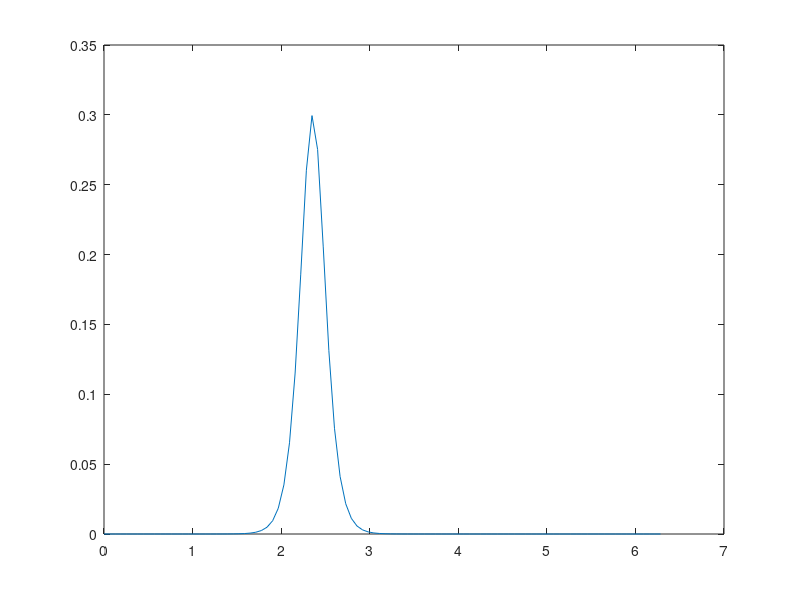
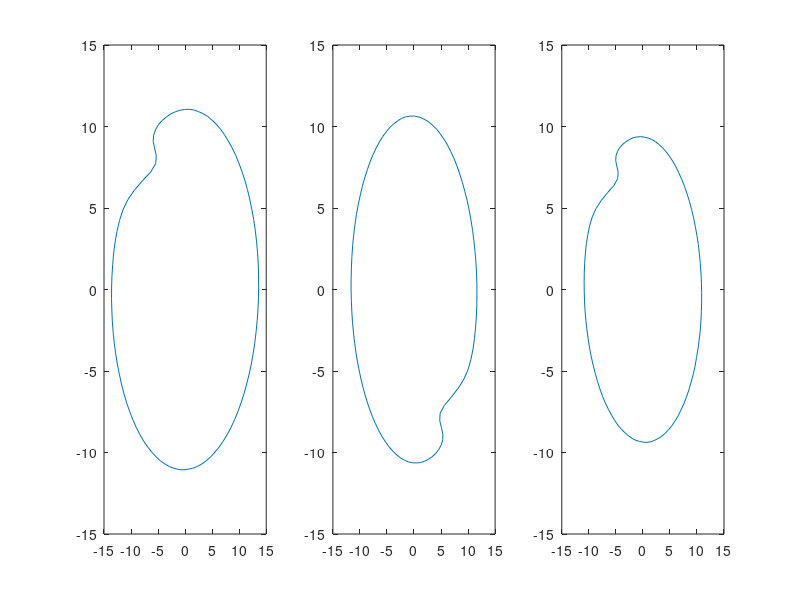

Write the MATLAB code that produced these figures, in order.
% Generate realish looking stalk with synthetic data
%
% Features include 3 segments, upper segments taper, bowed segments,
% full interior, and rotated middle section.
%
% JH 8/8/2018
%
% =================== FROM DR COOK's "synthetic_stalk_sections.m" =====
% parameterized corn stalk cross-section
% Enumerating parameters:
%   - major diameter
%   - minor diameter
%   - notch depth
%   - notch width  <<<<----- THIS NEEDS WORK TO ALLOW FULL CONTROL!!!!!!
%   - amplitude of x-asymmetry
%   - location of x-asymmetry
%   - amplitude of y-asymmetry
%   - location of y-asymmetry
%   - probably should add breadth of x and y asymmetry features.  WHAT IS
%   THIS?

clear
clc

theta = linspace(0,2*pi,100);
nloc = pi;  % notch location?
m = 1; % multiplier

% Data = [1;
%     24;
%     22.53;
%     23.3;
%     21;
%     0;
%     0;
%     41.08];

for i = 1:3
    
    %     % Basic Geometry
    %     min_diam = unifrnd(15,20);
    %     maj_diam = unifrnd(20,25);
    %    % Notch Geometry
    %     ndepth = unifrnd(0.1,0.25);
    %     nwidth = 1;
    


% DEFINE DESIRED GEOMETRY FOR EACH INTERNODE
        if i == 1       % Segments 5-7 (Top)
            min_diam = 22.6;
            maj_diam = 26.84;
            ndepth = 0.023;
            nwidth = 1;
        elseif i == 2
            min_diam = 21.3;
            maj_diam = 23.75;
            ndepth = .168;
            nwidth = 1;
        else
            min_diam = 19.64;
            maj_diam = 21.15;
            ndepth = .303;
            nwidth = 1;
        end
    
    min_diam = min_diam*m/2;
    maj_diam = maj_diam*m/2;
    ndepth = ndepth*m;
    
    
    % x-Asymmetry
    aAmp = unifrnd(-0.05,0.05);
    aSym = unifrnd(-pi,pi);
    
    % Random Noise
    noisex = unifrnd(-0.001,0.001,1,100);
    noisey = unifrnd(-0.001,0.001,1,100);
    
    % playing with ndepth and nwidth to find problems in equation
    nloc = pi;
    ndepth = 0.3;
    nwidth = 0.75;
    
    notch = ndepth./cosh(4*(theta/nwidth-nloc)).^2;
    figure(1)
    plot(theta,notch)
    notch(notch <= 0.001) = 0;
    % Could use the first non-zero point to determine where to start
    % looking for the notch measurement points. Look into the parametric
    % equations of the 
    
    asymmetry = aAmp*sin(theta - aSym);
    
    x = maj_diam*(cos(theta) + noisex + notch + asymmetry);
    
    %if mod(i,2) == 0, x = x*-1; end        % WHAT DOES THIS DO?
    
    % y-Asymmetry
    aAmp = unifrnd(-0.05,0.05);
    aSym = unifrnd(-pi,pi);
    asymmetry = aAmp*sin(theta - aSym);
    
    y = min_diam*(sin(theta) + noisey + asymmetry);
    rindx = unifrnd(0.92,0.94); % IS THIS EVEN USED DOWN THE LINE?
    rindy = unifrnd(0.92,0.94);
    
    X(i,:) = x;
    Y(i,:) = y;
end

%========================================================================
alpha = -(2*pi)*.5;         % must be a negative number for the shift function
% to work properly
% rotation matrix reassignment
new = ([X(2,:)' Y(2,:)']) *([cos(alpha) -sin(alpha); sin(alpha) cos(alpha)]);
Y(2,:) = new(:,2)';
X(2,:) = new(:,1)';


% Shift function
% Reassigns index values to compensate for the rotation
shift = round((-100*alpha)/(2*pi));

X2prime = zeros(1,(length(X) + shift));
X2prime((shift+1):end) = X(2,:);
X2prime(1:shift+1) = X2prime((length(X):end));
X2prime = X2prime(1:length(X));
X(2,:) = X2prime;

Y2prime = zeros(1,(length(Y) + shift));
Y2prime((shift+1):end) = Y(2,:);
Y2prime(1:shift+1) = Y2prime((length(Y):end));
Y2prime = Y2prime(1:length(Y));
Y(2,:) = Y2prime;

r = 15;
% Plot cross sections of stalks
figure(2)
hold on
set(gcf, 'Position', [300, 300, 1000, 350])

subplot(1,3,1)
plot(X(1,:),Y(1,:))
xlim([-r r])
ylim([-r r])

subplot(1,3,2)
plot(X(2,:),Y(2,:))
xlim([-r r])
ylim([-r r])

subplot(1,3,3)
plot(X(3,:),Y(3,:))
xlim([-r r])
ylim([-r r])

Xs(1,:) = X(1,:);
Ys(1,:) = Y(1,:);
Xs(1,100) = Xs(1,1);    % Solve the small gap problem
Ys(1,100) = Ys(1,1);

Xs(2,:) = X(2,:);
Ys(2,:) = Y(2,:);
Xs(2,100) = Xs(2,1);
Ys(2,100) = Ys(2,1);

Xs(3,:) = X(3,:);
Ys(3,:) = Y(3,:);
Xs(3,100) = Xs(3,1);
Ys(3,100) = Ys(3,1);

%use for loop to create multiple versions with different internode lengths
% for q=1:2

% Populate matrices (this method relies on the fact that the X and Y coords
% are centered at the origin)
L = 83*m; % internode length
a = L/40; % multiplier

Z = zeros(60,100);

for i = 1:80       % Generate Z vector
    Z(i,:) = i*a; %3*q instead of 4 if you are varying the lengths
end

% First segment
for i = 1:40
    X(i,:) = (.00000125*(i-20)^4 +.95)*Xs(1,:);
    Y(i,:) = (.00000125*(i-20)^4 +.95)*Ys(1,:);
end

% Second Segment

for i = 41:80
    X(i,:) = (.00000125*(i-60)^4 +.9)*Xs(2,:);
    Y(i,:) = (.00000125*(i-60)^4 +.9)*Ys(2,:);
end

% Make interpolation vectors into matrices
Zinterp = [2.075:0.25:Z(end,1)];
Zq = zeros(length(Zinterp),100);
Xq = zeros(length(Zinterp),100);
Yq = zeros(length(Zinterp),100);

for i = 1:100
    Xinterp = interp1(Z(:,i),X(:,i),Zinterp,'pchip');
    Yinterp = interp1(Z(:,i),Y(:,i),Zinterp,'pchip');
    for j = 1:length(Zinterp)
        Zq(j,i) = Zinterp(j);
        Xq(j,i) = Xinterp(j);
        Yq(j,i) = Yinterp(j);
    end
end


% Zq = [2.075:0.25:Z(end,1)];         % These are all row vectors and the interpolated ones can't be turned into column vectors for some reason
% Xq = interp1(Z(:,1),X(:,1),Zq);
% Yq = interp1(Z(:,1),Y(:,1),Zq);



% figure(3)
% plot3(X,Y,Z)
% xlabel('X');
% ylabel('Y');
% zlabel('Z');
% hold on
% plot3(Xq,Yq,Zq)
% % legend('original data','interpolated data')

%% TRY USING INTERP1 IN A GOOD DATA STRUCTURE TO INTERPOLATE ALL THE 3D DATA POINTS

% % Third Segment
% 
% for i = 81:120
%     X(i,:) = (.00000125*(i-100)^4 +.85)*Xs(3,:);
%     Y(i,:) = (.00000125*(i-100)^4 +.85)*Ys(3,:);
% end

% % This block is necessary because of the nature of the STL writer.
% % In the stitching process, it will make triangle connections from one
% % index to the other.  The first 60 indices are responsible for the
% % exterior where the generator works upwards.  The next 60 indices must
% % work from 'top to bottom'
% flipper = flip(Z);
% Z(61:120,:) = flipper;
% 
% X(61:120,:) = zeros;
% flipper = flip(X(1:60,:));
% X(61:120,:) = .8*flipper;
% 
% Y(61:120,:) = zeros;
% flipper = flip(Y(1:60,:));
% Y(61:120,:) = .8*flipper;
% 
% Z(121,:) = 4;
% X(121,:) = X(1,:);
% Y(121,:) = Y(1,:);

% also note the necessity of duplicate points to finish the stitching






% surf2stl_V1('stalk.stl',X,Y,Z)

% surf2stl_V1('stalkinterp.stl',Xq,Yq,Zq)








%     %writes the STL
%     if q==1
%         surf2stl_V1('qTest1.stl',X,Y,Z)
%     else
%         surf2stl_V1('qTest2.stl',X,Y,Z)
%     end
% end
% to write to different stls and complete the loop for multiple
% internode lengths of the same geometry cross-section
